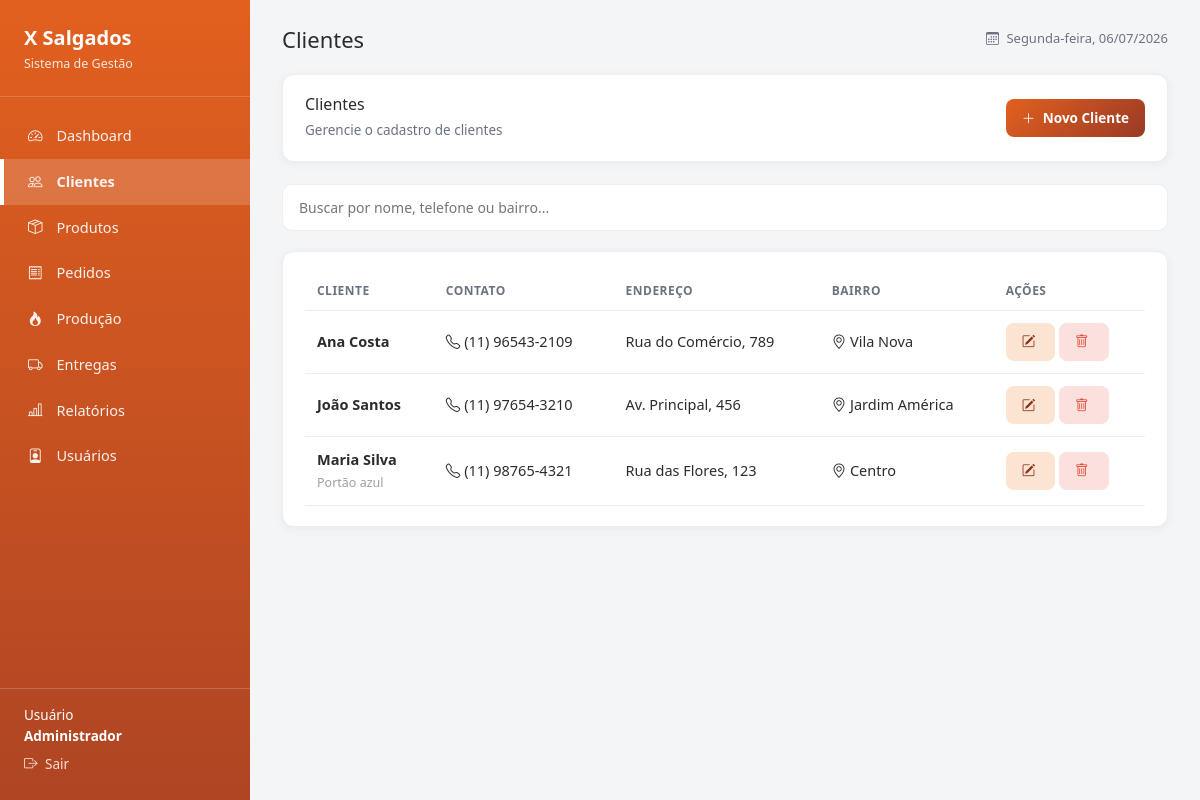
Page /admin/clientes.php (signed in) on the committed database.
### tables this page shows
CREATE TABLE clientes (
    id INT AUTO_INCREMENT PRIMARY KEY,
    nome VARCHAR(120) NOT NULL,
    telefone VARCHAR(20) NOT NULL,
    cep VARCHAR(10),
    endereco VARCHAR(180),
    numero VARCHAR(10),
    complemento VARCHAR(100),
    bairro VARCHAR(80),
    cidade VARCHAR(80),
    estado VARCHAR(2),
    observacoes VARCHAR(150),
    criado_em DATETIME DEFAULT CURRENT_TIMESTAMP
);

### admin/clientes.php (the view, shortened to what this page needs)
<?php
require __DIR__ . '/../config/conexao.php';
$clientes = $pdo->query("SELECT * FROM clientes ORDER BY nome")->fetchAll();
require __DIR__ . '/../includes/header.php';
?>
<div class="gf-panel" style="display:flex;justify-content:space-between;align-items:center;">
    <div>
        <h3 style="margin-bottom:2px;">Clientes</h3>
        <span style="color:#6b7280;font-size:13.5px;">Gerencie o cadastro de clientes</span>
    </div>
    <button class="btn btn-primary" data-bs-toggle="modal" data-bs-target="#modalCliente"><i class="bi bi-plus-lg"></i> Novo Cliente</button>
</div>
<input type="text" class="gf-search" placeholder="Buscar por nome, telefone ou bairro..." data-busca="#tabelaClientes tbody tr">
<div class="gf-panel">
    <table class="gf-table" id="tabelaClientes">
        <thead>
            <tr><th>Cliente</th><th>Contato</th><th>Endereço</th><th>Bairro</th><th>Ações</th></tr>
        </thead>
        <tbody>
        <?php foreach ($clientes as $c): ?>
            <tr>
                <td><strong><?= htmlspecialchars($c['nome']) ?></strong><br>
                    <span style="color:#9aa0a6;font-size:12.5px;"><?= htmlspecialchars($c['observacoes']) ?></span></td>
                <td><i class="bi bi-telephone"></i> <?= htmlspecialchars($c['telefone']) ?></td>
                <td><?= htmlspecialchars($c['endereco']) ?><?= $c['numero'] ? ', '.htmlspecialchars($c['numero']) : '' ?></td>
                <td><i class="bi bi-geo-alt"></i> <?= htmlspecialchars($c['bairro']) ?></td>
                <td>
                    <a href="?editar=<?= $c['id'] ?>" class="btn btn-light-orange"title="Editar"><i class="bi bi-pencil-square"></i></a>
                    <a href="?excluir=<?= $c['id'] ?>" class="btn btn-light-red" data-confirm="Excluir este cliente?" title="Excluir"><i class="bi bi-trash"></i></a>
                </td>
            </tr>
        <?php endforeach; ?>
        </tbody>
    </table>
</div>
<?php require __DIR__ . '/../includes/footer.php'; ?>

### assets/css/style.css (style rules this page uses)
:root { --gf-dark: #9a3a25; --gf-primary: #e2601f; --gf-primary-light: #f0a06b; --gf-accent: #8b3220; --gf-bg: #f4f5f7; --gf-white: #ffffff; --gf-text: #2c2c2c; --gf-text-light: #6b7280; --gf-border: #eceef1; --gf-blue: #2f80ed; --gf-yellow: #f2a93b; --gf-green: #27ae60; --gf-purple: #8e44ad; --gf-gray: #9aa0a6; --gf-red: #e74c3c; }
* { box-sizing: border-box; }
body { font-family: 'Segoe UI', Roboto, Arial, sans-serif; background: var(--gf-bg); color: var(--gf-text); margin: 0; }
a { text-decoration: none; }
.gf-panel { background: var(--gf-white); border-radius: 12px; padding: 20px 22px; box-shadow: 0 2px 10px rgba(0,0,0,0.05); border: 1px solid var(--gf-border); margin-bottom: 22px; }
.gf-panel h3 { margin-top: 0; font-size: 16px; }
.gf-table { width: 100%; border-collapse: collapse; }
.gf-table th { text-align: left; font-size: 12px; text-transform: uppercase; letter-spacing: .04em; color: var(--gf-text-light); padding: 10px 12px; border-bottom: 1px solid var(--gf-border); }
.gf-table td { padding: 12px; border-bottom: 1px solid var(--gf-border); font-size: 14.5px; vertical-align: middle; }
.btn { border:none; border-radius:8px; padding:9px 16px; font-size:13.5px; font-weight:600; cursor:pointer; }
.btn-primary { background: linear-gradient(135deg, var(--gf-primary), var(--gf-dark)); color:#fff; }
.btn-light-orange { background:#fbe4d1; color: var(--gf-accent); }
.btn-light-red { background:#fbe0dd; color: var(--gf-red); }
.gf-search { width: 100%; padding: 12px 16px; border: 1px solid var(--gf-border); border-radius: 10px; margin-bottom: 20px; font-size: 14px; }
.gf-nav a i, .btn i, .gf-sidebar__footer .logout i { margin-right: 4px; }

### rows in the picture
clientes: nome "Ana Costa", telefone "(11) 96543-2109", endereco "Rua do Comércio", numero "789", bairro "Vila Nova"
clientes: nome "João Santos", telefone "(11) 97654-3210", endereco "Av. Principal", numero "456", bairro "Jardim América"
clientes: nome "Maria Silva", observacoes "Portão azul", telefone "(11) 98765-4321", endereco "Rua das Flores", numero "123", bairro "Centro"

### other values in the picture
$label "Dashboard"
$label "Clientes"
$label "Produtos"
$label "Pedidos"
$label "Produção"
$label "Entregas"
$label "Relatórios"
$label "Usuários"
$rotulos[$tipo] "Administrador"
$tituloPagina "Clientes"
